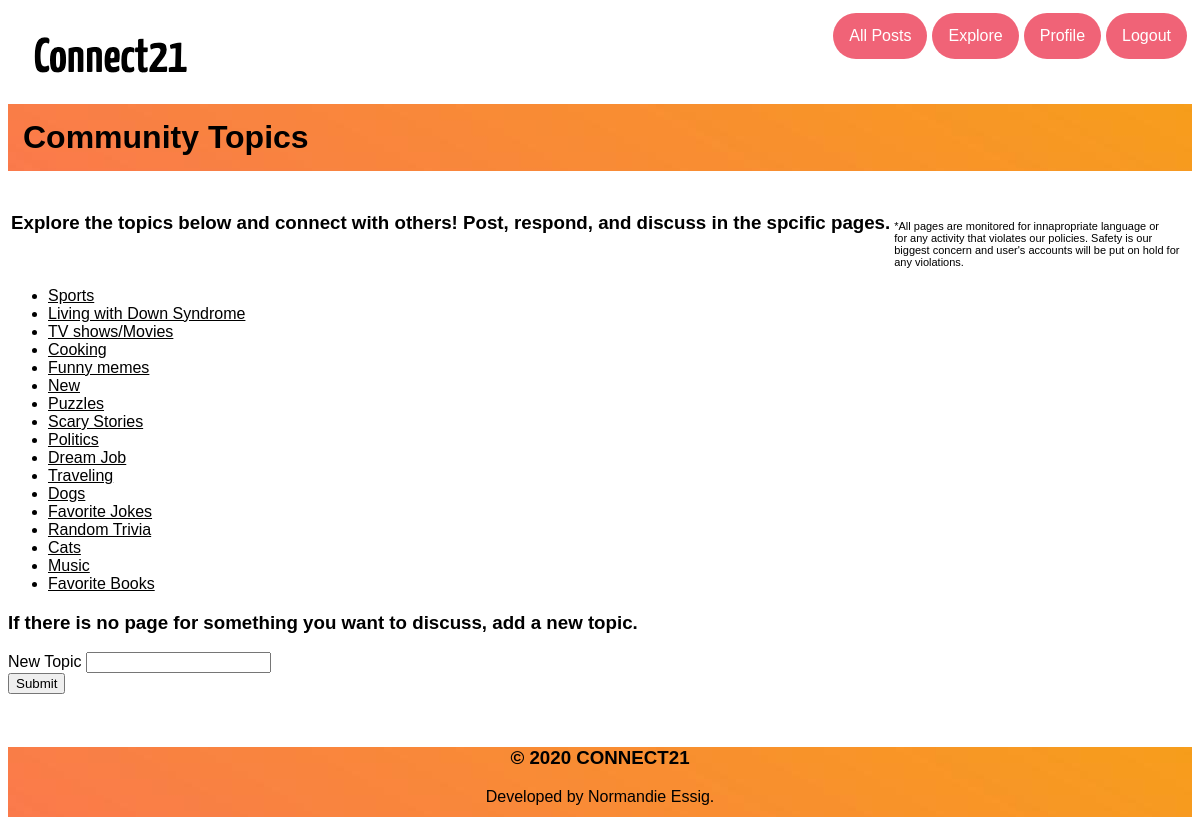
Screenshot of /explore (signed in) with the database file from the repository.
### app/models.py (models this page shows, shortened)
class Topics(db.Model):
    id = db.Column(db.Integer, primary_key=True)
    topic = db.Column(db.String(50))

### app/main/routes.py (the view, shortened to what this page needs)
@bp.route('/explore')
@bp.route('/explore', methods=['GET', 'POST'])
@login_required
def explore():
    topics = Topics.query.all()
    form1 = AddTopic()
    page = request.args.get('page', 1, type=int)
    posts = Post.query.order_by(Post.timestamp.desc()).paginate(
        page, current_app.config['POSTS_PER_PAGE'], False)
    next_url = url_for('main.explore', page=posts.next_num) \
        if posts.has_next else None
    prev_url = url_for('main.explore', page=posts.prev_num) \
        if posts.has_prev else None
    return render_template('explore.html', title=_('Explore'),
                           posts=posts.items, topics= topics, next_url=next_url,
                           prev_url=prev_url, form1=form1)

### app/main/forms.py
class AddTopic(FlaskForm):
    topic = StringField(_l('New Topic'), validators=[DataRequired()])
    submit = SubmitField(_l('Submit'))

### app/main/routes.py (called while the page is built)
@bp.before_app_request
def before_request():
    if current_user.is_authenticated:
        current_user.last_seen = datetime.utcnow()
        db.session.commit()
    g.locale = str(get_locale())

### app/models.py (called while the page is built)
@login.user_loader
def load_user(id):
    return User.query.get(int(id))

    def avatar(self, size):
        digest = md5(self.email.lower().encode('utf-8')).hexdigest()
        return 'https://www.gravatar.com/avatar/{}?d=identicon&s={}'.format(digest, size)

### app/templates/explore.html
{% extends "base.html" %}
{% import 'bootstrap/wtf.html' as wtf %}
{% block app_content %}
    <h1 class="title"> Community Topics<br></h1>
    <table>
    	<tr>
    		<td>
    			<h3> Explore the topics below and connect with others! Post, respond, and discuss in the spcific pages.</h3>
    		</td>
    		<td>
    			 <p style="font-size: 11px"> <br><br>*All pages are monitored for innapropriate language or <br>for any activity that violates our policies. Safety is our <br>biggest concern and user's accounts will be put on hold for <br>any violations.</p>
    		</td>
    	</tr>
    </table>
    <div class="explore">
	    <ul>
	    {% for topic in topics %}
	        <li> <a href="{{ url_for('main.topic_page')}}">{{ topic.topic }}</a></li>
	    {% endfor %}
	    </ul>
	</div>
    <h3> If there is no page for something you want to discuss, add a new topic. </h3>
    {% if form1 %}
    {{ wtf.quick_form(form1) }}
    <br>
    {% endif %}
{% endblock %}

### rows the page displays
Topics: topic "Sports"
Topics: topic "Living with Down Syndrome"
Topics: topic "TV shows/Movies"
Topics: topic "Cooking"
Topics: topic "Funny memes"
Topics: topic "New"
Topics: topic "Puzzles"
Topics: topic "Scary Stories"
Topics: topic "Politics"
Topics: topic "Dream Job"
Topics: topic "Traveling"
Topics: topic "Dogs"
Topics: topic "Favorite Jokes"
Topics: topic "Random Trivia"
Topics: topic "Cats"
Topics: topic "Music"
Topics: topic "Favorite Books"
